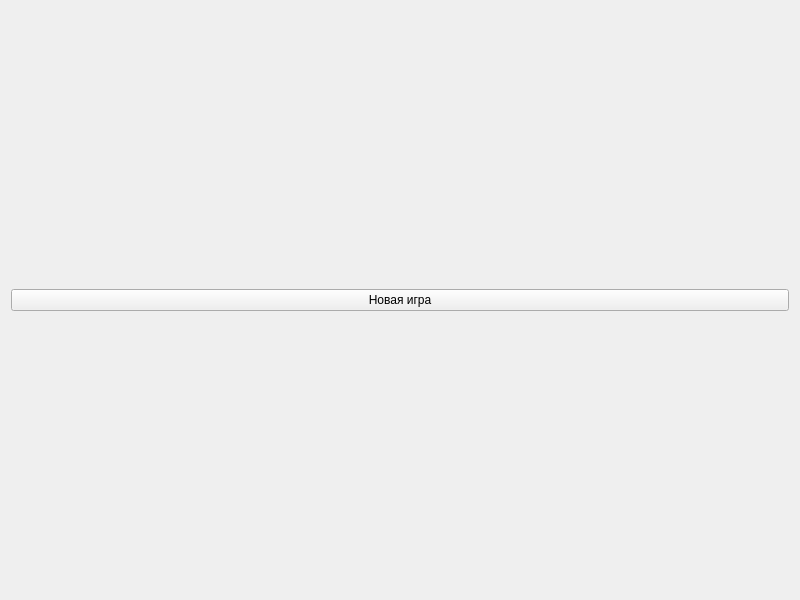
<?xml version="1.0" encoding="UTF-8"?>
<ui version="4.0">
 <class>Widget</class>
 <widget class="QWidget" name="Widget">
  <property name="geometry">
   <rect>
    <x>0</x>
    <y>0</y>
    <width>800</width>
    <height>600</height>
   </rect>
  </property>
  <property name="windowTitle">
   <string>Главное меню</string>
  </property>
  <layout class="QGridLayout" name="gridLayout">
   <item row="0" column="0">
    <widget class="QPushButton" name="newGame">
     <property name="text">
      <string>Новая игра</string>
     </property>
    </widget>
   </item>
  </layout>
 </widget>
 <resources/>
 <connections/>
</ui>
